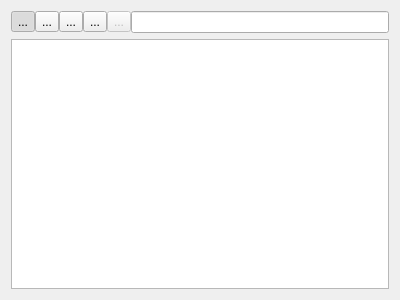
<?xml version="1.0" encoding="UTF-8"?>
<ui version="4.0">
 <class>IWptToolWidget</class>
 <widget class="QWidget" name="IWptToolWidget">
  <property name="geometry">
   <rect>
    <x>0</x>
    <y>0</y>
    <width>400</width>
    <height>300</height>
   </rect>
  </property>
  <property name="windowTitle">
   <string>Form</string>
  </property>
  <layout class="QVBoxLayout" name="verticalLayout">
   <item>
    <layout class="QHBoxLayout" name="horizontalLayout">
     <property name="spacing">
      <number>0</number>
     </property>
     <item>
      <widget class="QToolButton" name="toolSortAlpha">
       <property name="toolTip">
        <string>Sort by alphanumerical order</string>
       </property>
       <property name="text">
        <string>...</string>
       </property>
       <property name="checkable">
        <bool>true</bool>
       </property>
       <property name="checked">
        <bool>true</bool>
       </property>
       <property name="autoExclusive">
        <bool>true</bool>
       </property>
      </widget>
     </item>
     <item>
      <widget class="QToolButton" name="toolSortTime">
       <property name="toolTip">
        <string>Sort by time</string>
       </property>
       <property name="text">
        <string>...</string>
       </property>
       <property name="checkable">
        <bool>true</bool>
       </property>
       <property name="autoExclusive">
        <bool>true</bool>
       </property>
      </widget>
     </item>
     <item>
      <widget class="QToolButton" name="toolSortComment">
       <property name="toolTip">
        <string>Sort by comment</string>
       </property>
       <property name="text">
        <string>...</string>
       </property>
       <property name="checkable">
        <bool>true</bool>
       </property>
       <property name="autoExclusive">
        <bool>true</bool>
       </property>
      </widget>
     </item>
     <item>
      <widget class="QToolButton" name="toolSortIcon">
       <property name="toolTip">
        <string>Sort by icon</string>
       </property>
       <property name="text">
        <string>...</string>
       </property>
       <property name="checkable">
        <bool>true</bool>
       </property>
       <property name="autoExclusive">
        <bool>true</bool>
       </property>
      </widget>
     </item>
     <item>
      <widget class="QToolButton" name="toolSortPosition">
       <property name="enabled">
        <bool>false</bool>
       </property>
       <property name="toolTip">
        <string>Sort by position</string>
       </property>
       <property name="text">
        <string>...</string>
       </property>
       <property name="checkable">
        <bool>true</bool>
       </property>
       <property name="autoExclusive">
        <bool>true</bool>
       </property>
      </widget>
     </item>
     <item>
      <widget class="QLineEdit" name="linePosition">
       <property name="toolTip">
        <string>Add position to sort waypoints by distance to that position.</string>
       </property>
      </widget>
     </item>
    </layout>
   </item>
   <item>
    <widget class="QListWidget" name="listWpts">
     <property name="contextMenuPolicy">
      <enum>Qt::CustomContextMenu</enum>
     </property>
     <property name="selectionMode">
      <enum>QAbstractItemView::ExtendedSelection</enum>
     </property>
    </widget>
   </item>
  </layout>
 </widget>
 <resources/>
 <connections/>
</ui>
